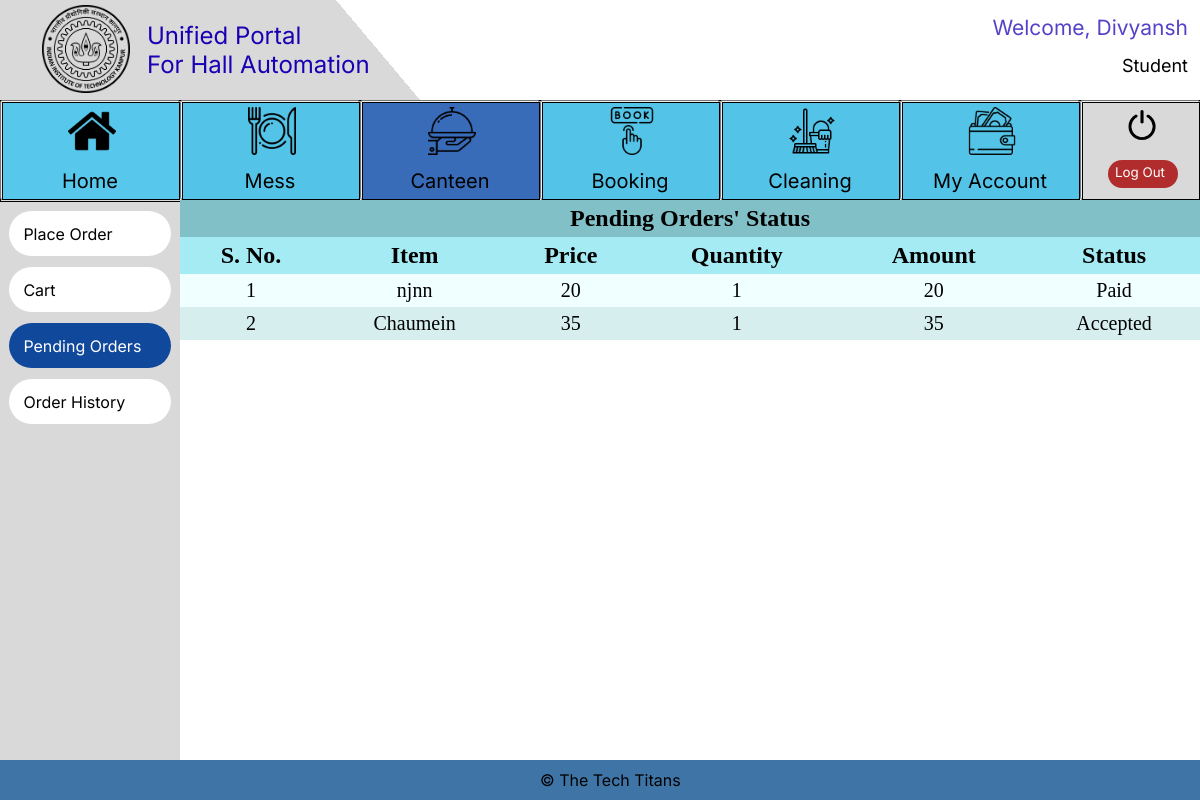
Screenshot of /Canteen/Student_Pending_Order (signed in) with the database file from the repository.
### Login/models.py (models this page shows, shortened)
class User_class(AbstractBaseUser):
    is_admin = models.BooleanField(default=False)
    objects = UserManager()
    name = models.CharField(max_length=50)
    Designation_Choices = (('Student','Student'),('Hall Manager','Hall Manager'),('Mess Manager','Mess Manager'),('Canteen Manager','Canteen Manager'), ('Sports Secy', 'Sports Secy'))
    designation = models.CharField(
        max_length=15,
        choices=Designation_Choices,
    )
    username = models.CharField(max_length=20, unique=True, blank=True)
    USERNAME_FIELD = 'username'
    REQUIRED_FIELDS = ['name', 'designation']

### Canteen/models.py (models this page shows)
class Order(models.Model):
    User_Name = models.CharField(max_length=20)
    Name = models.TextField(max_length=30)
    Item_Name = models.TextField(max_length=50)
    Price = models.PositiveIntegerField(default=20)
    Quantity = models.PositiveIntegerField(default=1)
    Amount = models.PositiveIntegerField(default=20)
    Order_Date_Time = models.DateTimeField()
    Cart_Status = models.BooleanField(default=False)
    Processing_Status = models.BooleanField(default=False)
    Accepted_Status = models.BooleanField(default=False)
    History_Status = models.BooleanField(default=False)
    Served_Status = models.BooleanField(default=False)
    Payment_Status = models.BooleanField(default=False)

### Canteen/views.py (the view)
# urls.py: path('Student_Pending_Order', views.Student_Pending_Order, name='Student_Pending_Order'),
def Student_Pending_Order(request):
    if request.user.is_authenticated:
        if request.user.designation == "Student":
            order = Order.objects.filter(History_Status=False, Cart_Status=False, User_Name=request.user.username)
            return render(
                request, "Student_Pending_Order.html", context={"ordering": order}
            )
        else:
            return render(request, "Error.html")
    else:
        return render(request, "Error.html")

### Canteen/templates/Student_Pending_Order.html (shortened to what this page needs)
{%include "student_base.html"%} {%load static%}
<html lang="en">
<head>
  <link rel="stylesheet" href="{%static 'styles.css'%}" />
</head>
<body>
  <div class="main_div">
    <table cellspacing="0" cellpadding="5em">
      <tr>
        <th colspan="6" class="main_head">Pending Orders' Status</th>
      </tr>
      <tr>
        <th>S. No.</th>
        <th>Item</th>
        <th>Price</th>
        <th>Quantity</th>
        <th>Amount</th>
        <th>Status</th>
      </tr>
      {% for item in ordering reversed%}
      <form method="POST" action="Booked_Extras">
        <tr>
          <td>{{ forloop.counter }}</td>
          <td>{{item.Item_Name}}</td>
          <td>{{item.Price}}</td>
          <td>{{item.Quantity}}</td>
          <td>{{item.Amount}}</td>
          {% if item.Cart_Status == False %}
          {% if item.History_Status == False %}
          {% if item.Processing_Status == True %}
          <td>Processing</td>
          {% else %}
          {% if item.Accepted_Status == True %}
          {% if item.Served_Status == False %}
          {% if item.Payment_Status == False %}
          <td>Accepted</td>
          {% else %}
          <td>Paid</td>
          {% endif %}
          {% else %}
          <td>Served</td>
          {% endif %}
          {% endif %}
          {% endif %}
          {% endif %}
          {% endif %}
        </tr>
      </form>
      {% endfor %}
    </table>
  </div>
</body>
</html>

### templates/student_base.html (shortened to what this page needs)
{%load static%}
<html lang="en">
<head>
  <link rel="stylesheet" href="{% static 'student_base.css' %}">
</head>
<body scroll="no" style="overflow: hidden">
  <div class=e1_141>
    <div class=e1_222>
      <div class="e1_223"></div>
      <span class="e1_225">© The Tech Titans</span>
    </div>
    <div class=e2_6>
      {% if request.path != "/Home" %}
      <div class="e1_220"></div>
      {% endif %}
    {% if request.path == "/Canteen/Student_Place_Order" or request.path == "/Canteen/Student_Cart" or request.path == "/Canteen/Student_Pending_Order" or request.path == "/Canteen/Student_Orders_History" %}
        <a href="/Canteen/Student_Place_Order">
            <button class="e2_3 button3" {% if request.path == "/Canteen/Student_Place_Order" %} 	style="background-color:rgba(16.18099093437195, 71.84358090162277, 155.33750385046005, 1); color: white;" {% endif %}>
            Place Order
            </button>
        </a>
        <a href="/Canteen/Student_Cart">
            <button class="e2_5 button3" {% if request.path == "/Canteen/Student_Cart" %} 	style="background-color:rgba(16.18099093437195, 71.84358090162277, 155.33750385046005, 1); color: white;" {% endif %}>
            Cart
            </button>
        </a>
        <a href="/Canteen/Student_Pending_Order">
        <button class="e2_9 button3" {% if request.path == "/Canteen/Student_Pending_Order" %} 	style="background-color:rgba(16.18099093437195, 71.84358090162277, 155.33750385046005, 1); color: white;" {% endif %}>
            Pending Orders
        </button>
        </a>
        <a href="/Canteen/Student_Orders_History">
        <button class="e2_4 button3"  {% if request.path == "/Canteen/Student_Orders_History" %} 	style="background-color:rgba(16.18099093437195, 71.84358090162277, 155.33750385046005, 1); color: white;" {% endif %}>
            Order History
        </button>
        </a>
      {% endif %}
    </div>
      <div class=e2_7>
        <a href = "/Logout">
        <button class="e1_226 button2">
          <div class="e1_219"></div>
          <div class="e1_227"></div><span class="e1_228">Log Out</span>
          <div class="e1_229"></div>
        </button>
        </a>
        <a href ="../../My_Account/Mess">
          <button class="e1_230 button2">
            <span class="e1_232">My Account</span>
            <div class="e1_233"></div>
          </button>
        </a>
        <a href = "../../Cleaning/Lodge_Request">
          <button class="e1_238 button2">
            <div class="e1_240"></div><span class="e1_241">Cleaning</span>
          </button>
        </a>
        <a href = "../../Booking/guestroom">
          <button class="e1_234 button2">
            <div class="e1_236"></div><span class="e1_237">Booking</span>
          </button>
        </a>
        <a href = "../../Canteen/Student_Place_Order">
          <button class="e1_242 button2">
            <div class="e1_244"></div><span class="e1_245">Canteen</span>
          </button>
        </a>
        <a href = "../../Mess/Student_Regular_Menu">
          <button class="e1_246 button2">
            <span class="e1_248">Mess</span>
            <div class="e1_249"></div>
          </button>
        </a>
        <a href="../../Home">
          <button class="e1_250 button2">
            <div class="e1_251" {% if request.path == "/Home" %}  style="	background-color:rgb(56, 108, 185) {% endif %}"></div><span class="e1_252">Home</span>
            <div class="e1_272"></div>
          </button>
        </a>
      </div>
      <div class=e1_254><span class="e1_255">{{ request.user.designation }}</span><span class="e1_256">Welcome, {{ request.user.name}}</span></div>
    <div class=e1_258>
      <div class="e1_259"></div>
      <div class="e1_260"></div>
      <a href="../../Home">
      <button class="e1_261 button3">Unified Portal<br>
        For Hall Automation</button>
      </a>
      <a href = "https://iitk.ac.in/">
      <button class="e1_262 button3"></button></a>
    </div>
  </div>
</body>
</html>

### templates/static/styles.css (style rules this page uses)
.main_div { width:85%; height: 70%; top:25%; left:15%; overflow-y: auto; position: absolute; }
.main_head { font-size: 24px; text-align: center; background-color: rgba(63, 154, 166, 0.62); }
table { width:100%; }
th { text-align: center; font-size: 24px; background-color: rgb(165, 235, 244); top: 0; position: sticky; }
td { text-align: center; font-size: 20px; }
table, th, td { border: none; }
tr:nth-child(even) { background-color: #D6EEEE; }
tr:nth-child(odd) { background-color:azure; }
th:nth-child(odd) { z-index: 1; }
th:nth-child(even) { z-index: 2; }

### templates/student_base.html (style rules this page uses)
body { background: #E5E5E5; }

### Canteen/templates/Student_Pending_Order.html (style rules this page uses)
body { background: #e5e5e5; }

### rows the page displays
User_class: user.designation "Student", user.name "Divyansh"
Order: Item_Name "njnn", Price "20", Quantity "1", Amount "20", Cart_Status "Paid"
Order: Item_Name "Chaumein", Price "35", Quantity "1", Amount "35", Cart_Status "Accepted"
